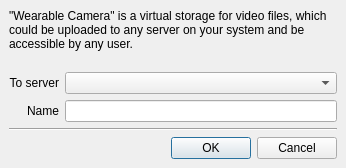
<?xml version="1.0" encoding="UTF-8"?>
<ui version="4.0">
 <class>NewWearableCameraDialog</class>
 <widget class="QDialog" name="NewWearableCameraDialog">
  <property name="geometry">
   <rect>
    <x>0</x>
    <y>0</y>
    <width>346</width>
    <height>168</height>
   </rect>
  </property>
  <property name="windowTitle">
   <string>New Wearable Camera...</string>
  </property>
  <layout class="QVBoxLayout" name="verticalLayout" stretch="1,0,0,0">
   <property name="spacing">
    <number>6</number>
   </property>
   <property name="leftMargin">
    <number>9</number>
   </property>
   <property name="topMargin">
    <number>9</number>
   </property>
   <property name="rightMargin">
    <number>9</number>
   </property>
   <property name="bottomMargin">
    <number>9</number>
   </property>
   <item>
    <widget class="QLabel" name="headerLabel">
     <property name="text">
      <string>&quot;Wearable Camera&quot; is a virtual storage for video files, which could be uploaded to any server on your system and be accessible by any user.</string>
     </property>
     <property name="alignment">
      <set>Qt::AlignLeading|Qt::AlignLeft|Qt::AlignTop</set>
     </property>
     <property name="wordWrap">
      <bool>true</bool>
     </property>
    </widget>
   </item>
   <item>
    <layout class="QGridLayout" name="gridLayout">
     <property name="spacing">
      <number>6</number>
     </property>
     <item row="0" column="0">
      <widget class="QLabel" name="serverLabel">
       <property name="text">
        <string>To server</string>
       </property>
       <property name="alignment">
        <set>Qt::AlignRight|Qt::AlignTrailing|Qt::AlignVCenter</set>
       </property>
      </widget>
     </item>
     <item row="0" column="1">
      <widget class="QComboBox" name="serverComboBox"/>
     </item>
     <item row="1" column="0">
      <widget class="QLabel" name="nameLabel">
       <property name="text">
        <string>Name</string>
       </property>
       <property name="alignment">
        <set>Qt::AlignRight|Qt::AlignTrailing|Qt::AlignVCenter</set>
       </property>
      </widget>
     </item>
     <item row="1" column="1">
      <widget class="QLineEdit" name="nameEdit"/>
     </item>
    </layout>
   </item>
   <item>
    <widget class="Line" name="line">
     <property name="orientation">
      <enum>Qt::Horizontal</enum>
     </property>
    </widget>
   </item>
   <item>
    <widget class="QDialogButtonBox" name="buttonBox">
     <property name="orientation">
      <enum>Qt::Horizontal</enum>
     </property>
     <property name="standardButtons">
      <set>QDialogButtonBox::Cancel|QDialogButtonBox::Ok</set>
     </property>
    </widget>
   </item>
  </layout>
 </widget>
 <resources/>
 <connections>
  <connection>
   <sender>buttonBox</sender>
   <signal>accepted()</signal>
   <receiver>NewWearableCameraDialog</receiver>
   <slot>accept()</slot>
   <hints>
    <hint type="sourcelabel">
     <x>248</x>
     <y>254</y>
    </hint>
    <hint type="destinationlabel">
     <x>157</x>
     <y>274</y>
    </hint>
   </hints>
  </connection>
  <connection>
   <sender>buttonBox</sender>
   <signal>rejected()</signal>
   <receiver>NewWearableCameraDialog</receiver>
   <slot>reject()</slot>
   <hints>
    <hint type="sourcelabel">
     <x>316</x>
     <y>260</y>
    </hint>
    <hint type="destinationlabel">
     <x>286</x>
     <y>274</y>
    </hint>
   </hints>
  </connection>
 </connections>
</ui>
